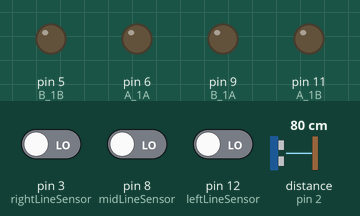
Recording of a sketch running on a simulated Arduino Uno, built with avr-gcc and run on an emulated ATmega328P. Shown: output pins drawn as LEDs (lit = HIGH). Wiring (inferred from the names in the program): ultrasonic range finder: trigger pin 13; echo pin 2. Inputs (shaded band) come from the test bench; at power-on: pin 3 (rightLineSensor) LOW, pin 8 (midLineSensor) LOW, distance to the obstacle (sensor on pin 2) 80 cm, pin 12 (leftLineSensor) LOW. The echo pulse lasts 58.3 µs per cm; pins used as bus, display or sensor lines are not drawn.

Above: at 1.3 s.
1.4 s: pin 3 (rightLineSensor) driven HIGH
At 2.4 s:
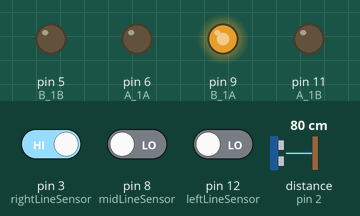
2.9 s: pin 8 (midLineSensor) driven HIGH
At 3.5 s:
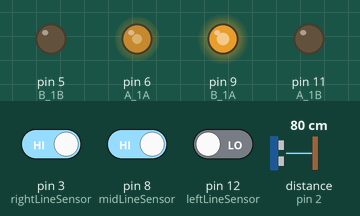
4.4 s: distance to the obstacle (sensor on pin 2) set to 22 cm
5.9 s: distance to the obstacle (sensor on pin 2) set to 18 cm
At 7.1 s:
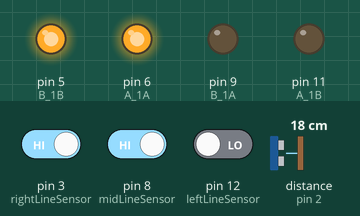
7.4 s: distance to the obstacle (sensor on pin 2) set to 35 cm
At 8.6 s:
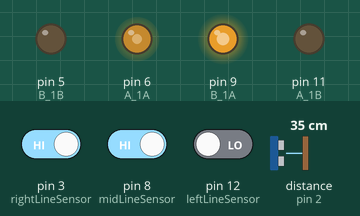
9.4 s: pin 3 (rightLineSensor) driven LOW
At 9.7 s:
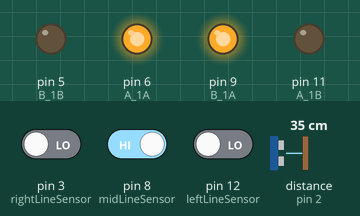
Timing chart, 0 to 11.9 s (numbered marks = the images above; inputs shaded):
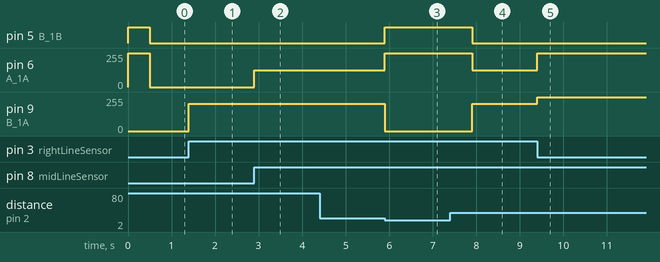

Measured:
- the behaviour switches between 21 and 20 cm on distance to the obstacle (sensor on pin 2) (found by bisection; images 2 and 3)
- after the input at 1.4 s, pin 9 (B_1A): 0/255 → 205/255 at once
- after the input at 2.9 s, pin 6 (A_1A): 0/255 → 127/255 at once
- after the input at 4.4 s, every drawn part: stays the same
- after the input at 5.9 s, pin 5 (B_1B): LOW → HIGH at once; pin 6 (A_1A): 127/255 → 255/255 at once; pin 9 (B_1A): 205/255 → 0/255 at once
- after the input at 7.4 s, pin 5 (B_1B): HIGH → LOW after 0.50 s; pin 6 (A_1A): 255/255 → 127/255 after 0.50 s; pin 9 (B_1A): 0/255 → 205/255 after 0.50 s
- after the input at 9.4 s, pin 6 (A_1A): 127/255 → 255/255 at once; pin 9 (B_1A): 205/255 → 255/255 at once

The sketch:

FINAL.ino
```cpp
//code is
int count=0;
int A_1A = 6;
int A_1B = 11;
int B_1A = 9;
int B_1B = 5;
int leftLineSensor = 12;
int rightLineSensor = 3;
int midLineSensor = 8;

int trigPin = 13;
int echoPin = 2;
bool wave_finished =true;
unsigned long _start, _end;
float distance = 0;

#define speed 255
volatile int isObstacle=0;
int l1=1;
int l2=1;
int l3=1;

int f1[2]={0};
int f2[2]={0};
int f3[2]={0};

void Out_Wave(){
  wave_finished = false;

  digitalWrite(trigPin,HIGH);
  delayMicroseconds(10);
  digitalWrite(trigPin,LOW);
}

void ISR_echo(){
  switch(digitalRead(echoPin)){
    case HIGH:
    _start = micros();
    break;
    case LOW:
    _end = micros();
    wave_finished = true;
    break;
  }
}
//////////////////////////////////////

void setup()
{

 pinMode(A_1A, OUTPUT);
  pinMode(A_1B, OUTPUT);
  pinMode(B_1A, OUTPUT);
  pinMode(B_1B, OUTPUT);
  digitalWrite(A_1A, LOW);
  digitalWrite(A_1B, LOW);
  digitalWrite(B_1A, LOW);
  digitalWrite(B_1B, LOW);

  pinMode(trigPin,OUTPUT);
  pinMode(echoPin, INPUT);
  attachInterrupt(0, ISR_echo ,CHANGE);

  Out_Wave();

  pinMode(leftLineSensor, INPUT);
  pinMode(rightLineSensor, INPUT);
  pinMode(midLineSensor, INPUT);
}
///////////////////////////////////////////////////

void loop()
{
  if(wave_finished){
    distance = (_end - _start)*0.034/2;
    Out_Wave();
  }

  if (distance < 20) {
  analogWrite(A_1A, speed);
  analogWrite(A_1B, 0);
  analogWrite(B_1A, 0);
  analogWrite(B_1B, speed);
  delay(500);
  }
  else{
    l1=!digitalRead(leftLineSensor);
    l2=!digitalRead(midLineSensor);
    l3=!digitalRead(rightLineSensor);
/////////////////////////////////////////////////////////////////////
if(l1==1&&l2==1&&l3==1)   //feedback when comes all sensor on white
{
l1=f1[1];
l2=f2[1];
l3=f3[1];
}
if(l1==1&&l2==1&&l3==1)   //feedback when comes all sensor on white
{
l1=f1[0];
l2=f2[0];
l3=f3[0];
}
////////////////////////////////////////////////////////////////////////////
if(l1==0&&l3==1)   //left turn
{
  if(l2){
  analogWrite(A_1A, speed-50);
  analogWrite(A_1B, 0);
  analogWrite(B_1A, 0);
  analogWrite(B_1B, 0);
  }
  else{
    analogWrite(A_1A, speed-50);
  analogWrite(A_1B, 0);
  analogWrite(B_1A, speed/2);
  analogWrite(B_1B, 0);
  }
}
else if(l1==1&&l3==0)  //right turn
{
  if(l2){
  analogWrite(A_1A, 0);
  analogWrite(A_1B, 0);
  analogWrite(B_1A, speed-50);
  analogWrite(B_1B, 0);
  }
  else{
    analogWrite(A_1A, speed/2);
  analogWrite(A_1B, 0);
  analogWrite(B_1A, speed-50);
  analogWrite(B_1B, 0);
  }
}
else if(l1==1&&l2==0&&l3==1)  //go forward straight
{
  analogWrite(A_1A, speed);
  analogWrite(A_1B, 0);
  analogWrite(B_1A, speed);
  analogWrite(B_1B, 0);
}
else if(l1==0&&l2==0&&l3==0) //stop
{
  analogWrite(A_1A, 0);
  analogWrite(A_1B, 0);
  analogWrite(B_1A, 0);
  analogWrite(B_1B, 0);
}


///////////////////////////////////////////////////////////////////
f1[0]=f1[1]; f1[1]=l1;
f2[0]=f2[1]; f2[1]=l2;
f3[0]=f3[1]; f3[1]=l3;       //memory variables
count=count+1;
////////////////////////////////////////////////////////////////////
  }
}
```
